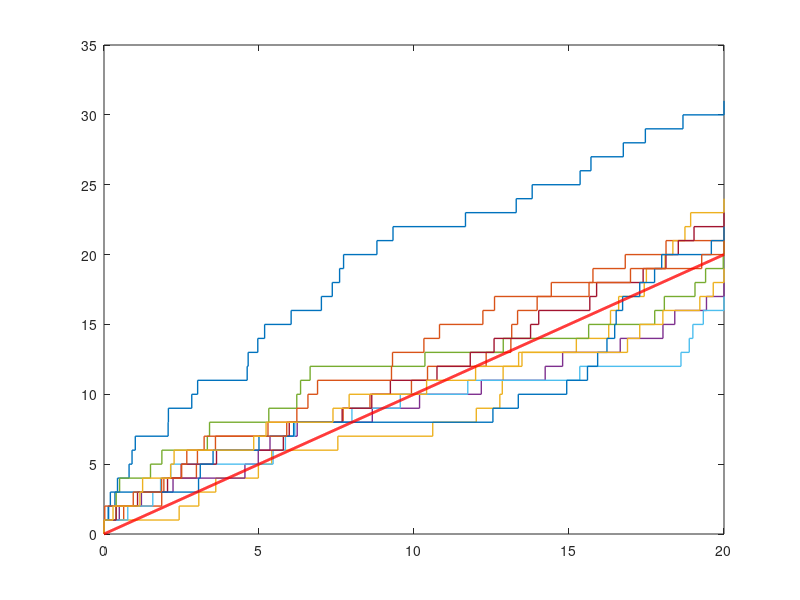

This figure's MATLAB source:
clear all;
T=20;

for i=1:10
lambda = binornd(1, 1);
t = 0;
I = 0;
S = [];
while t<=T
    I = I +1;
    S = [S t];
    u = rand();
    t
    t = t - (1/lambda)*log(u);
end

stairs([0 S T], [0:I+1], 'Linewidth', 1)
hold on
end
x = linspace(0,T,1000);
plot(x, x, 'r', 'Linewidth', 2)
hold on
